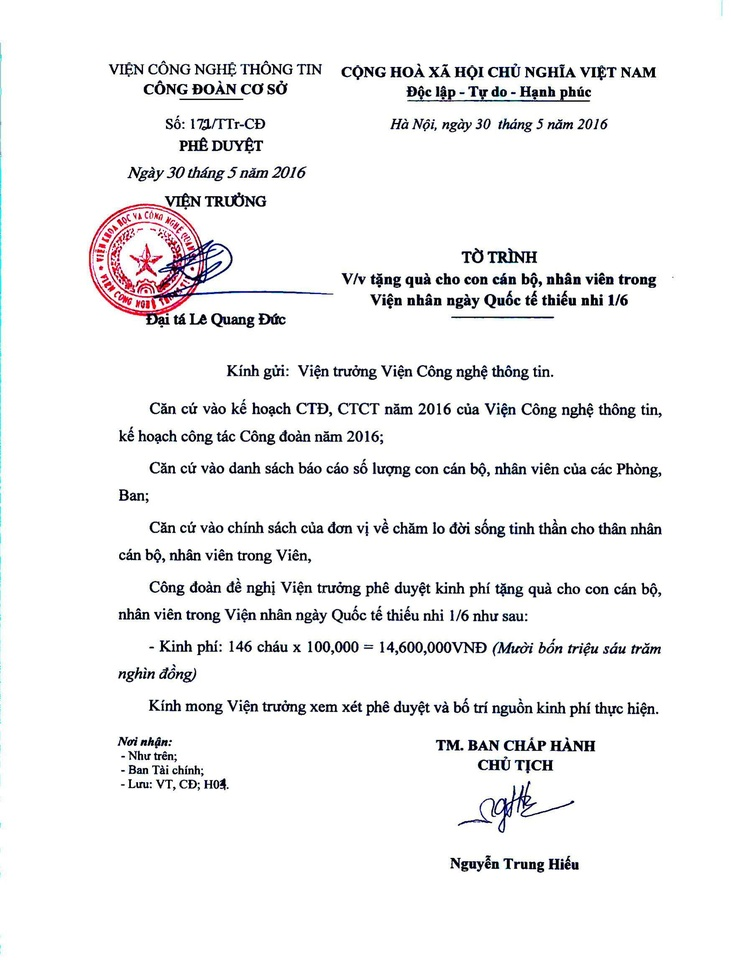
#> input picture utils/save_image/1.jpg, 731 x 965 px, shrunk from 1749 x 2308 before the run
$ python -i find_bb.py   (imports and definitions only)   (older library calls are emulated)
#> lines starting #> are read from the running program, lines starting #| are printed output that depends on the picture
import cv2
import imutils
import numpy as np
from imutils import contours


def IOU(old_box, new_box):
	(x1, y1, w1, h1) = old_box
	(x2, y2, w2, h2) = new_box
	cx1 = x1 + w1 / 2
	cx2 = x2 + w2 / 2
	cy1 = y1 + h1 / 2
	cy2 = y2 + h2 / 2
	if x2 <= cx1 <= x2 + w2 and y2 <= cy1 <= y2 + h2:
		return True
	if x1 <= cx2 <= x1 + w1 and y1 <= cy2 <= y1 + h1:
		return True
	return False


def get_table_coordinate(image,scale=2):
	"""

	:param image:
	:return:
	list_result: x, y coordinates of layout 's bounding box
	list_big_box: x, y coordinates of table in image
	"""
	# image = cv2.cvtColor(image, cv2.COLOR_RGB2GRAY)
	kernel = np.ones((3, 3), np.uint8)
	image = cv2.dilate(image, kernel, iterations=1)
	(h1, w1) = image.shape
	blured = cv2.GaussianBlur(image, (3, 3), 0)
	canny_image = cv2.Canny(blured, 100, 250)
	if imutils.is_cv2() or imutils.is_cv4():
		(conts, _) = cv2.findContours(canny_image.copy(),
		                              cv2.RETR_LIST, cv2.CHAIN_APPROX_SIMPLE)
	elif imutils.is_cv3():
		(_, conts, _) = cv2.findContours(
				canny_image.copy(), cv2.RETR_LIST, cv2.CHAIN_APPROX_SIMPLE)
	list_big_box = []
	list_result = []
	if len(conts) > 0:
		conts = contours.sort_contours(conts)[0]
		# conts = sorted(conts, key=lambda ctr: cv2.boundingRect(ctr)[0] + cv2.boundingRect(ctr)[1] * image.shape[1] )
		for i in range(len(conts)):
			(x, y, w, h) = cv2.boundingRect(conts[i])
			if 10 < w and  w < 0.7 * w1 and h > 10:
				skip = False
				for temp in list_result:
					for box in temp:
						if IOU(box, (x, y, w, h)):
							skip = True
							break
				if not skip:
					over = False
					for index, temp in enumerate(list_result):
						if abs(temp[0][1] - y) <= 5:
							list_result[index].append((x, y, w, h))
							over = True
					if not over:
						list_result.append([(x, y, w, h)])
				# printImage(newimage)
			if w > 10 and h > 50 and w > 0.7 * w1:
				skip = False
				for box in list_big_box:
					if IOU((x, y, w, h), box):
						skip = True
						break
				if not skip:
					list_big_box.append((x, y, w, h))
	## sort
	for index, _ in enumerate(list_result):
		list_result[index] = sorted(list_result[index], key=lambda x: x[0])
	list_result = sorted(list_result, key=lambda x: x[0][1])
	list_big_box = sorted(list_big_box, key=lambda x: x[1])
	for index,temp in enumerate(list_result):
		for index2,_ in enumerate(temp):
			(x,y,w,h) = list_result[index][index2]
			list_result[index][index2] = (x*scale,y*scale,w*scale,h*scale)
	for index,_ in enumerate(list_big_box):
		(x,y,w,h) = list_big_box[index]
		list_big_box[index] = (x*scale,y*scale,w*scale,h*scale)
	# [5 lines of commented-out code are left out]
	return list_result, list_big_box

>>> import cv2
>>> picture = cv2.cvtColor(cv2.imread('../save_image/1.jpg'), cv2.COLOR_BGR2RGB)
>>> result = get_table_coordinate(picture)
#> in get_table_coordinate, `image = cv2.dilate(image, kernel, iterations=1)`:
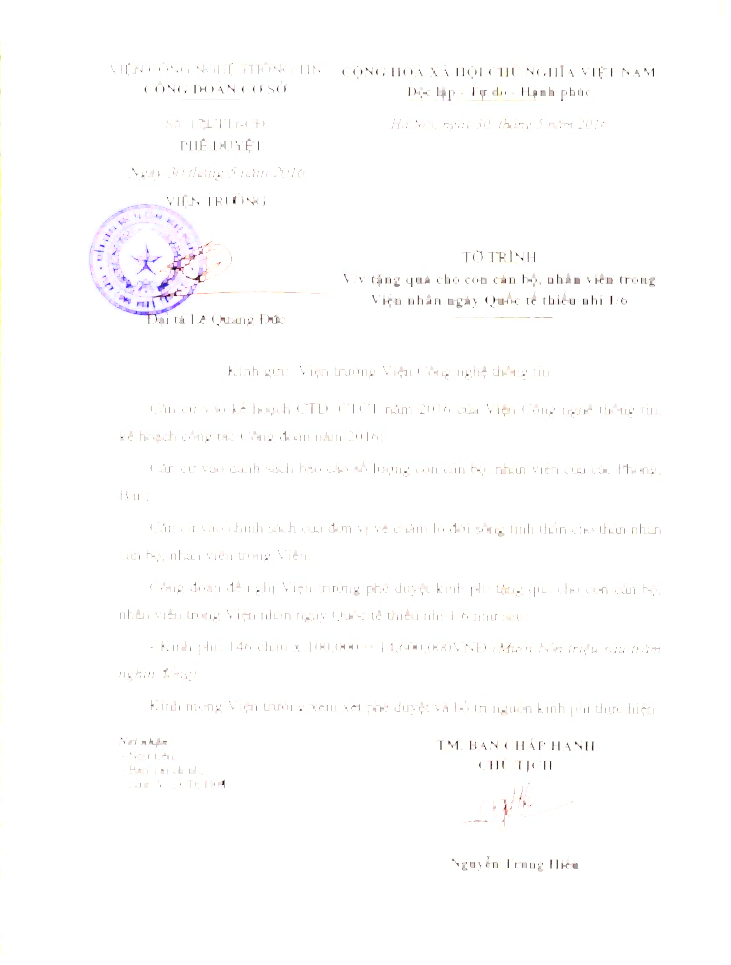
#> image: shape (965, 731, 3); mean of channels 0, 1, 2 253.4, 253.3, 253.7; drawn as B, G, R
#> (the run stopped early here; a loop or call above may not have finished)

$ run again, on utils/save_image/2.jpg
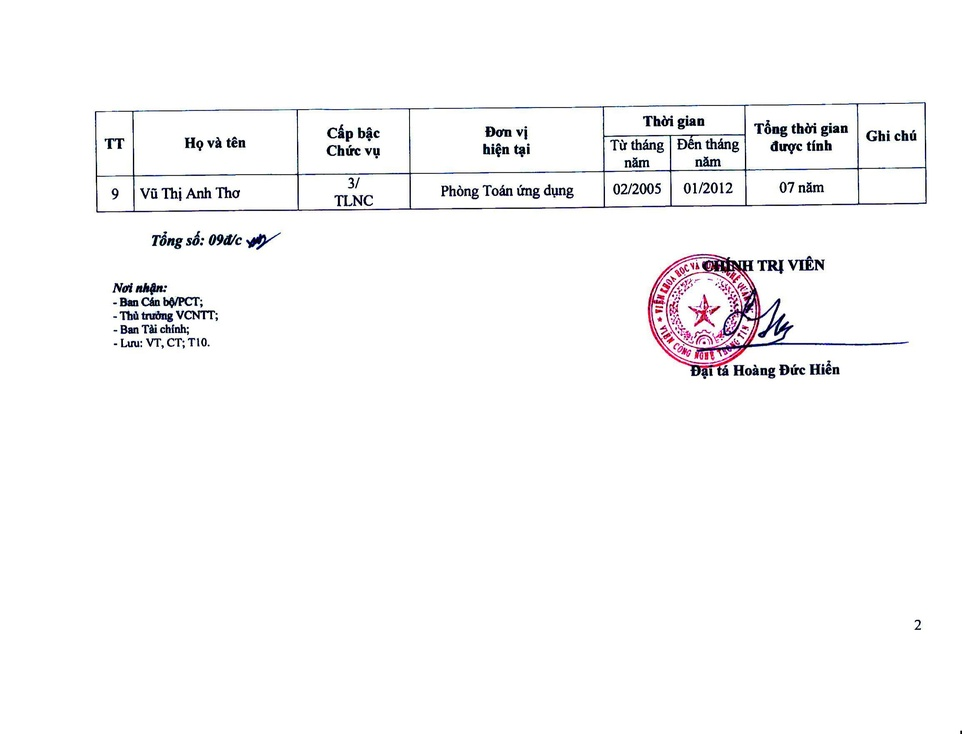
#> input picture utils/save_image/2.jpg, 962 x 734 px, shrunk from 2309 x 1762 before the run
#> in get_table_coordinate, `image = cv2.dilate(image, kernel, iterations=1)`:
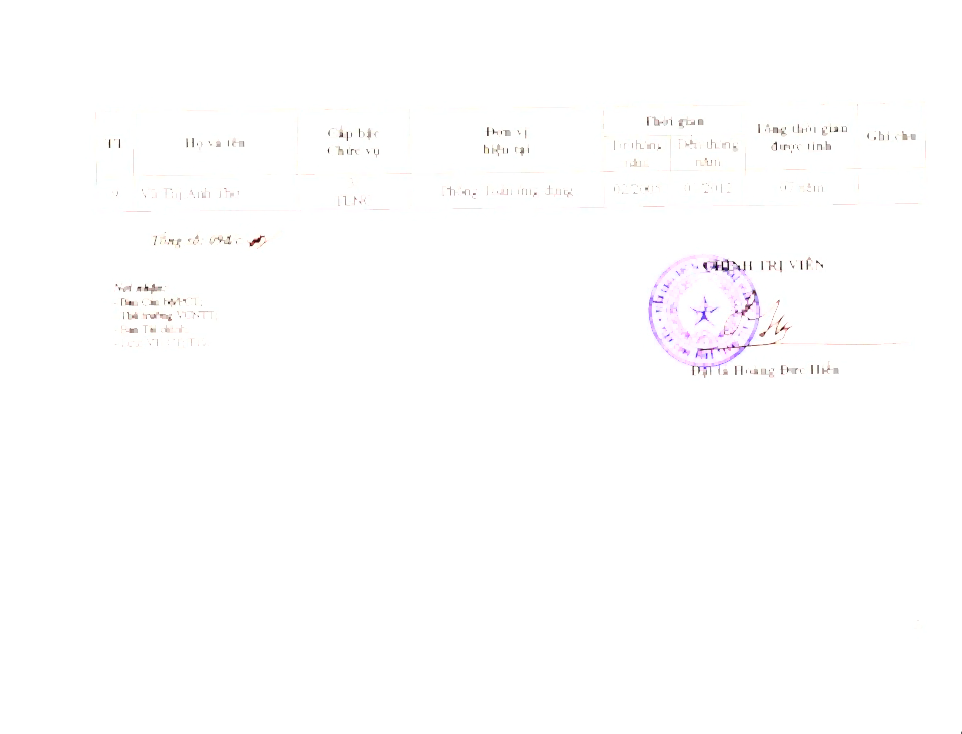
#> image: shape (734, 962, 3); mean of channels 0, 1, 2 254.2, 254.1, 254.4; drawn as B, G, R

$ run again, on utils/save_image/3.jpg
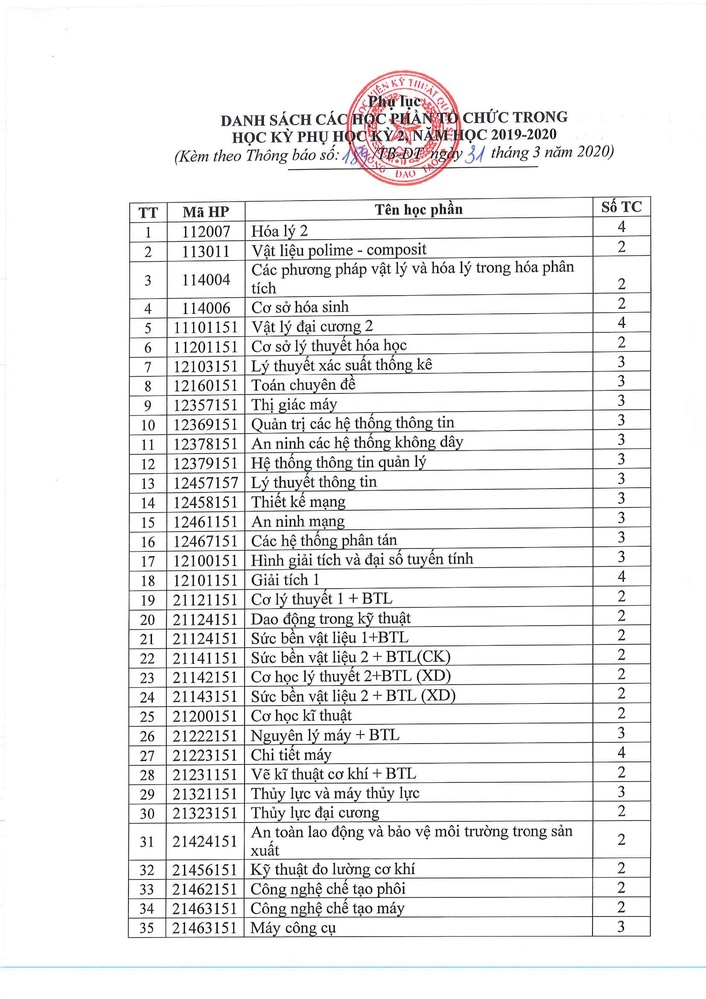
#> input picture utils/save_image/3.jpg, 706 x 999 px, shrunk from 1654 x 2339 before the run
#> in get_table_coordinate, `image = cv2.dilate(image, kernel, iterations=1)`:
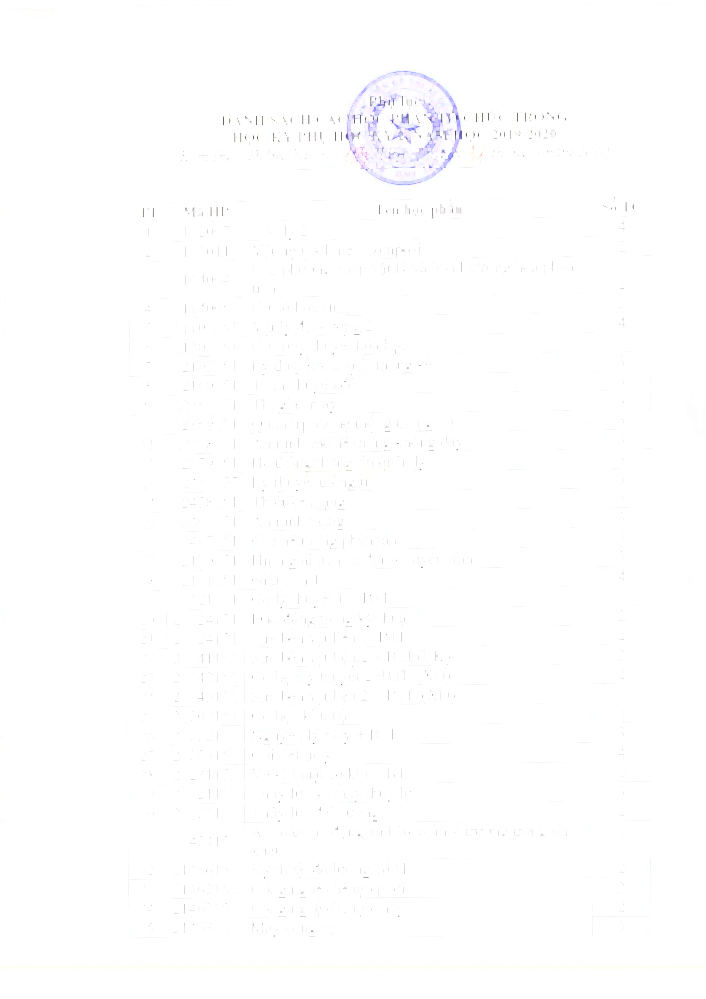
#> image: shape (999, 706, 3); mean of channels 0, 1, 2 254.6, 254.3, 254.4; drawn as B, G, R

$ run again, on utils/save_image/4.jpg
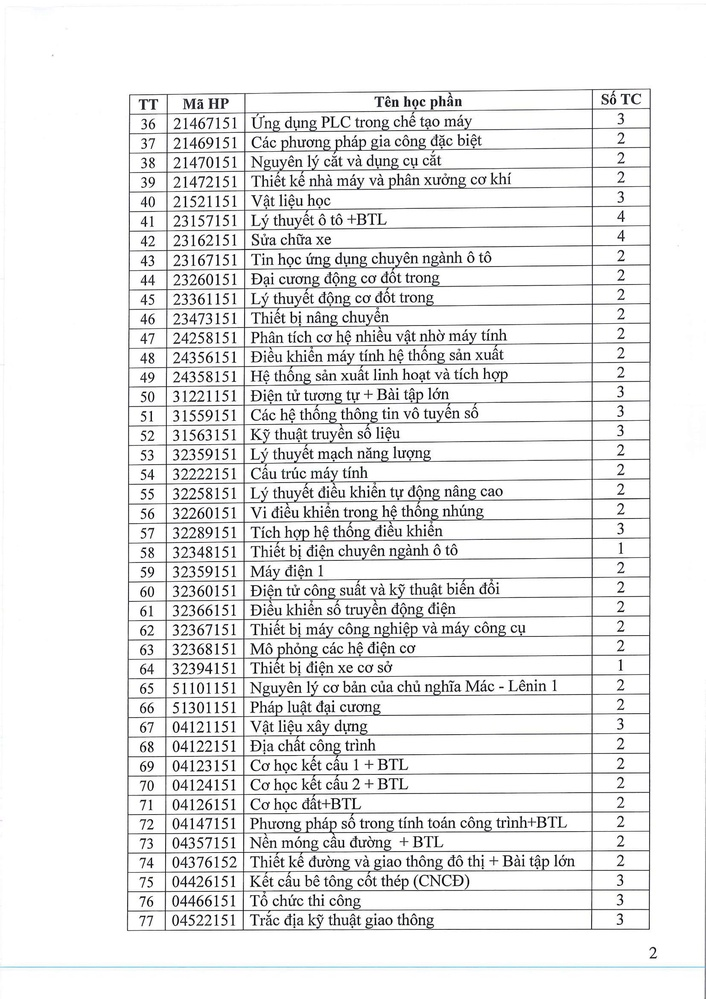
#> input picture utils/save_image/4.jpg, 706 x 999 px, shrunk from 1654 x 2339 before the run
#> in get_table_coordinate, `image = cv2.dilate(image, kernel, iterations=1)`:
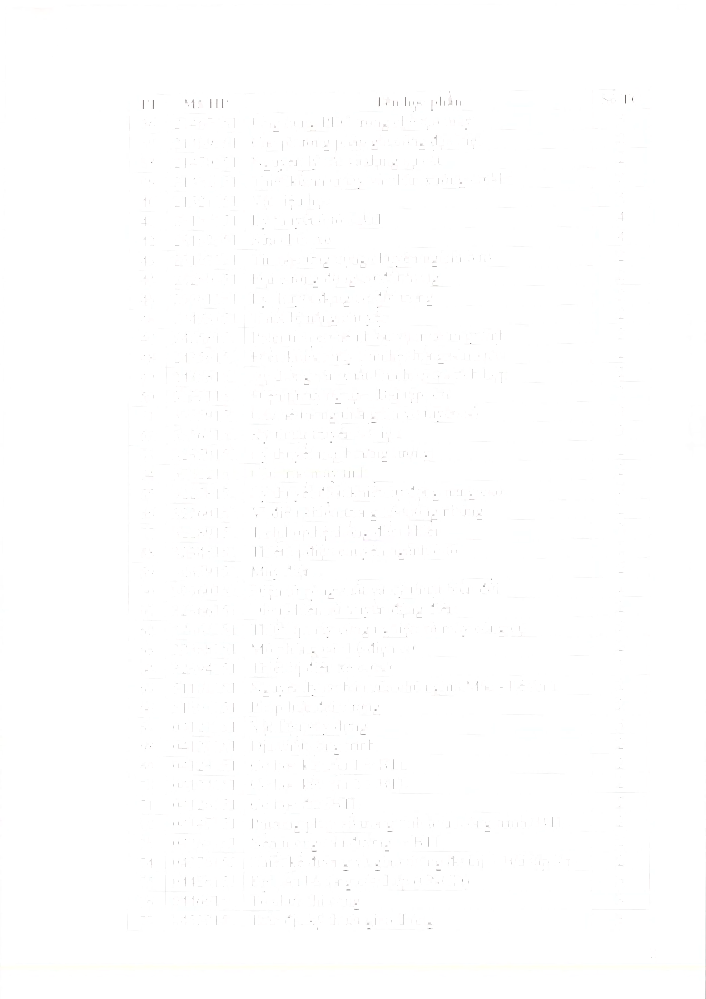
#> image: shape (999, 706, 3); mean of channels 0, 1, 2 254.6, 254.6, 254.6; drawn as B, G, R
